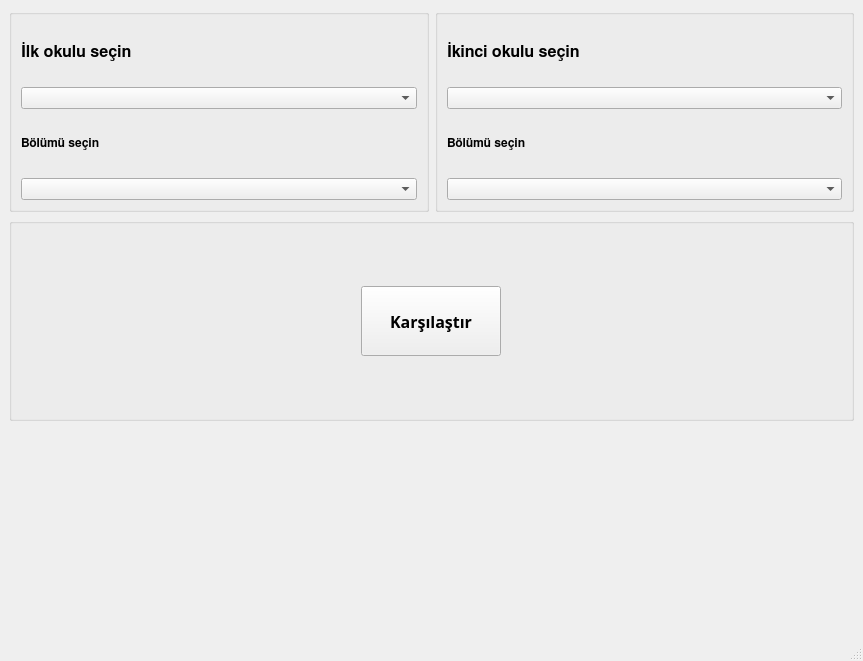
<?xml version="1.0" encoding="UTF-8"?>
<ui version="4.0">
 <class>MainWindow</class>
 <widget class="QMainWindow" name="MainWindow">
  <property name="geometry">
   <rect>
    <x>0</x>
    <y>0</y>
    <width>863</width>
    <height>661</height>
   </rect>
  </property>
  <property name="windowTitle">
   <string>Kredi Transfer Denklik Sistemi</string>
  </property>
  <widget class="QWidget" name="centralwidget">
   <layout class="QGridLayout" name="gridLayout">
    <item row="0" column="1">
     <widget class="QGroupBox" name="groupBox2">
      <property name="enabled">
       <bool>true</bool>
      </property>
      <property name="title">
       <string/>
      </property>
      <layout class="QVBoxLayout" name="verticalLayout_2">
       <item>
        <widget class="QLabel" name="school2_label">
         <property name="font">
          <font>
           <family>FreeSans</family>
           <pointsize>12</pointsize>
           <weight>75</weight>
           <bold>true</bold>
          </font>
         </property>
         <property name="text">
          <string>İkinci okulu seçin</string>
         </property>
        </widget>
       </item>
       <item>
        <widget class="QComboBox" name="school2_list"/>
       </item>
       <item>
        <widget class="QLabel" name="dept2_label">
         <property name="font">
          <font>
           <family>FreeSans</family>
           <weight>75</weight>
           <bold>true</bold>
          </font>
         </property>
         <property name="text">
          <string>Bölümü seçin</string>
         </property>
         <property name="margin">
          <number>0</number>
         </property>
        </widget>
       </item>
       <item>
        <widget class="QComboBox" name="dept2_list"/>
       </item>
      </layout>
     </widget>
    </item>
    <item row="0" column="0">
     <widget class="QGroupBox" name="groupBox1">
      <property name="enabled">
       <bool>true</bool>
      </property>
      <property name="title">
       <string/>
      </property>
      <layout class="QVBoxLayout" name="verticalLayout">
       <item>
        <widget class="QLabel" name="school1_label">
         <property name="font">
          <font>
           <family>FreeSans</family>
           <pointsize>12</pointsize>
           <weight>75</weight>
           <bold>true</bold>
          </font>
         </property>
         <property name="text">
          <string>İlk okulu seçin</string>
         </property>
        </widget>
       </item>
       <item>
        <widget class="QComboBox" name="school1_list"/>
       </item>
       <item>
        <widget class="QLabel" name="dept1_label">
         <property name="font">
          <font>
           <family>FreeSans</family>
           <weight>75</weight>
           <bold>true</bold>
          </font>
         </property>
         <property name="text">
          <string>Bölümü seçin</string>
         </property>
         <property name="margin">
          <number>0</number>
         </property>
        </widget>
       </item>
       <item>
        <widget class="QComboBox" name="dept1_list"/>
       </item>
      </layout>
     </widget>
    </item>
    <item row="3" column="0" colspan="2">
     <widget class="QGroupBox" name="compareGroupBox">
      <property name="title">
       <string/>
      </property>
      <layout class="QGridLayout" name="gridLayout_2">
       <item row="0" column="0">
        <widget class="QPushButton" name="compare_button">
         <property name="sizePolicy">
          <sizepolicy hsizetype="Fixed" vsizetype="Fixed">
           <horstretch>0</horstretch>
           <verstretch>0</verstretch>
          </sizepolicy>
         </property>
         <property name="minimumSize">
          <size>
           <width>140</width>
           <height>70</height>
          </size>
         </property>
         <property name="font">
          <font>
           <family>KacstArt</family>
           <pointsize>12</pointsize>
           <weight>75</weight>
           <bold>true</bold>
          </font>
         </property>
         <property name="text">
          <string>Karşılaştır</string>
         </property>
        </widget>
       </item>
      </layout>
     </widget>
    </item>
    <item row="4" column="0" colspan="2">
     <widget class="QLabel" name="progress_label">
      <property name="font">
       <font>
        <family>Monospace</family>
        <pointsize>12</pointsize>
       </font>
      </property>
      <property name="text">
       <string/>
      </property>
     </widget>
    </item>
   </layout>
  </widget>
  <widget class="QStatusBar" name="statusbar"/>
 </widget>
 <resources/>
 <connections/>
</ui>
